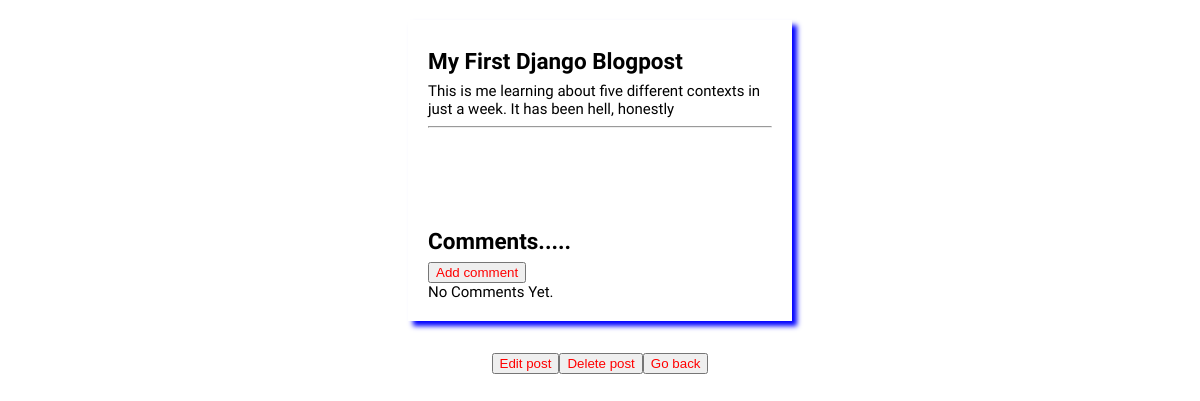
The app's page /post/1/ with its own data.
### blog/models.py (models this page shows, shortened)
class Post(models.Model):
    title = models.CharField(max_length=200)
    author = models.ForeignKey('auth.User', on_delete = models.CASCADE,)
    body = models.TextField()

### blog/views.py (the view)
# urls.py: path("post/<int:pk>/", views.detailedView, name="fullPost"),
def detailedView(request, pk):         #function-based view to display the posts individually
    posts = Post.objects.get(id=pk)
    post_dict ={"posts":posts}
    return render(request, "blog/detailed.html", post_dict)

### blog/templates/blog/detailed.html (shortened to what this page needs)
{% extends 'blog/base.html' %}
{% block content %}
    <div class="post-entry" style="box-shadow: 5px 5px 5px blue;">
        <h2>{{ posts.title }}</h2>
        <p>{{posts.body}}</p>
<hr>
        <div style="margin-top: 100px;">
            <h2>Comments.....</h2>
            <button><a href="/post/{{posts.pk}}/comment">Add comment</a></button> <br>
            {% if not post.comments.all %}
                No Comments Yet.
            {% endif %}
        </div>
    </div>
    <div class="btns">
        <button><a href="/post/{{posts.id}}/edit">Edit post</a> </button>
        <button><a href="/post/{{posts.id}}/delete">Delete post</a> </button>
        <button><a href="/post/">Go back</a> </button>
    </div>
{%  endblock %}

### blog/static/blog/styles.css (style rules this page uses)
body { font-family:"Source Sans Pro"; font-size:15px; }
a { color:red; text-decoration:none; }
header, .greeting, .nav-left, .post-entry { margin:20px 400px; padding:20px; height:auto; }
.btns { display:flex; justify-content: center; }
.post-entry { margin-bottom: 2rem; }
.post-entry h2 { margin: 0.5rem; margin-left:0; }
.post-entry p { margin:0; font-weight:400; }

### records on screen
Post: title "My First Django Blogpost", body "This is me learning about five different contexts in just a week. It has been hell, honestly"
